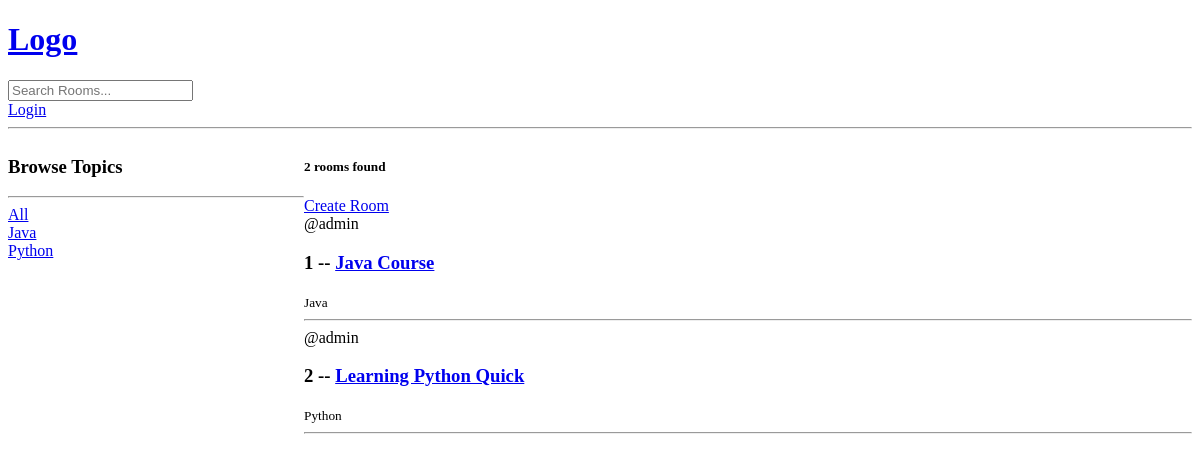
/, run on an earlier commit of the app's database.
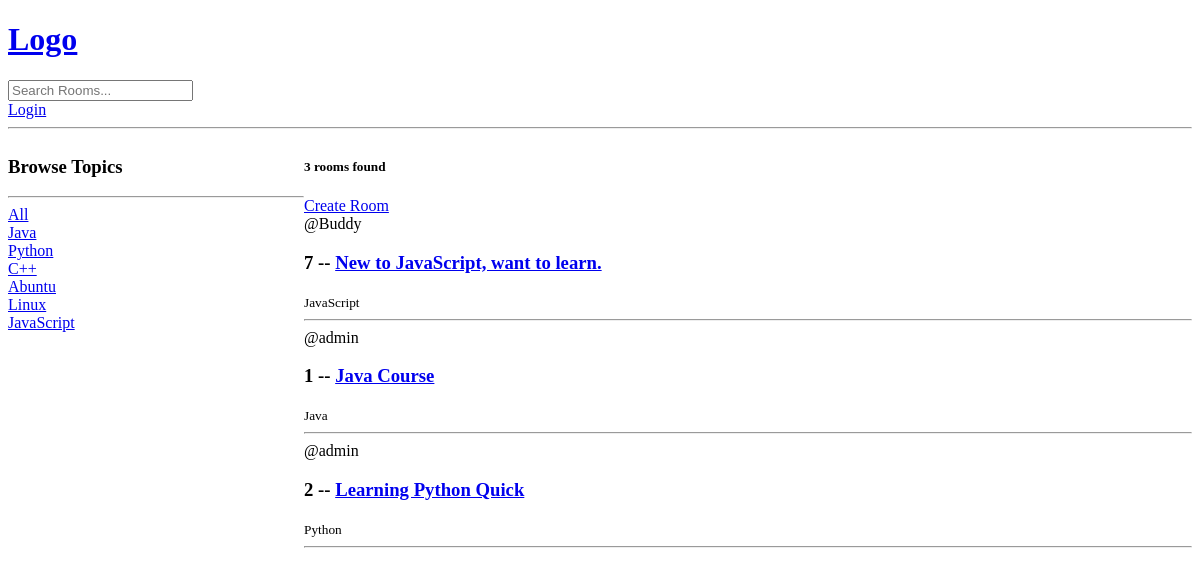
And on a later commit of the database.
### base/models.py (models this page shows, shortened)
class Topic(models.Model):
    name = models.CharField(max_length=200)

class Room(models.Model):
    host = models.ForeignKey(User, on_delete=models.SET_NULL, null=True)
    topic = models.ForeignKey(Topic, on_delete=models.SET_NULL, null=True)
    name = models.CharField(max_length=200)
    description = models.TextField(null=True, blank=True)
    updated = models.DateTimeField(auto_now=True)
    created = models.DateTimeField(auto_now_add=True)
    class Meta:
        ordering = ['-updated', '-created']

### base/views.py (the view)
# urls.py: path('', views.home, name="home"),
def home(request):
    q = request.GET.get('q')
    if q is None:
        rooms = Room.objects.all()
    else:
        rooms = Room.objects.filter(Q(topic__name__icontains=q) | Q(name__icontains=q) |
                                    Q(description__icontains=q))
    room_count = rooms.count()
    topics = Topic.objects.all()
    context = {'rooms': rooms,
               'topics': topics,
               'room_count': room_count}
    return render(request, 'base/home.html', context)

### base/templates/base/home.html (shortened to what this page needs)
{% extends 'main.html' %}
{% block content %}
<div class="home-container">
    <div>
        <h3>Browse Topics</h3>
        <hr>
        <div>
            <a href="{% url 'home' %}">All</a>
        </div>
        {% for topic in topics%}
            <div>
                <a href="{% url 'home' %}?q={{topic.name}}">{{topic.name}}</a>
            </div>
        {% endfor%}
    </div>
    <div>
        <h5>
            {% if  room_count == 1 %}
                {{room_count}} room found
            {% else %}
                {{room_count}} rooms found
            {% endif %}
        </h5>
        <a href="{% url 'create-room' %}">Create Room </a>
        <div>
            {% for room in rooms %}
            <div>
                <span>@{{room.host.username}}</span>
                <h3>{{room.id}} -- <a href="{% url 'room' room.id %}">{{room.name}}</a></h3>
                <small>{{room.topic.name}}</small><br>
                <hr>
            </div>
            {% endfor %}
        </div>
    </div>
</div>
{% endblock %}

### templates/main.html (shortened to what this page needs)
<!DOCTYPE html>
<html lang="en">
  <head>
  </head>
  <body>
    {% include 'navbar.html' %}
    {% block content %}
    {% endblock %}
  </body>
</html>

### templates/navbar.html
<a href="/">
    <h1>Logo</h1>
</a>
<form method="GET" action="{% url 'home'%}">
    <input type="text" name="q" placeholder="Search Rooms..."/>
</form>
{% if request.user.is_authenticated %}
<span style="color:blue">{{user.username}}</span>
<a href="{% url 'logout' %}">Sign out</a>
{% else %}
<a href="{% url 'login' %}">Login</a>
{% endif %}
<hr>

### base/templates/base/home.html (style rules this page uses)
.home-container { display: grid; grid-template-columns: 1fr 3fr; }

What changed in the data, as far as the page shows it:
added Topic: name "C++"
added Topic: name "Abuntu"
added Topic: name "Linux"
added Topic: name "JavaScript"
added Room: host.username "Buddy", id "7", name "New to JavaScript, want to learn.", topic.name "JavaScript"
Also different on the page:
{{ room_count }}: "2" → "3"
